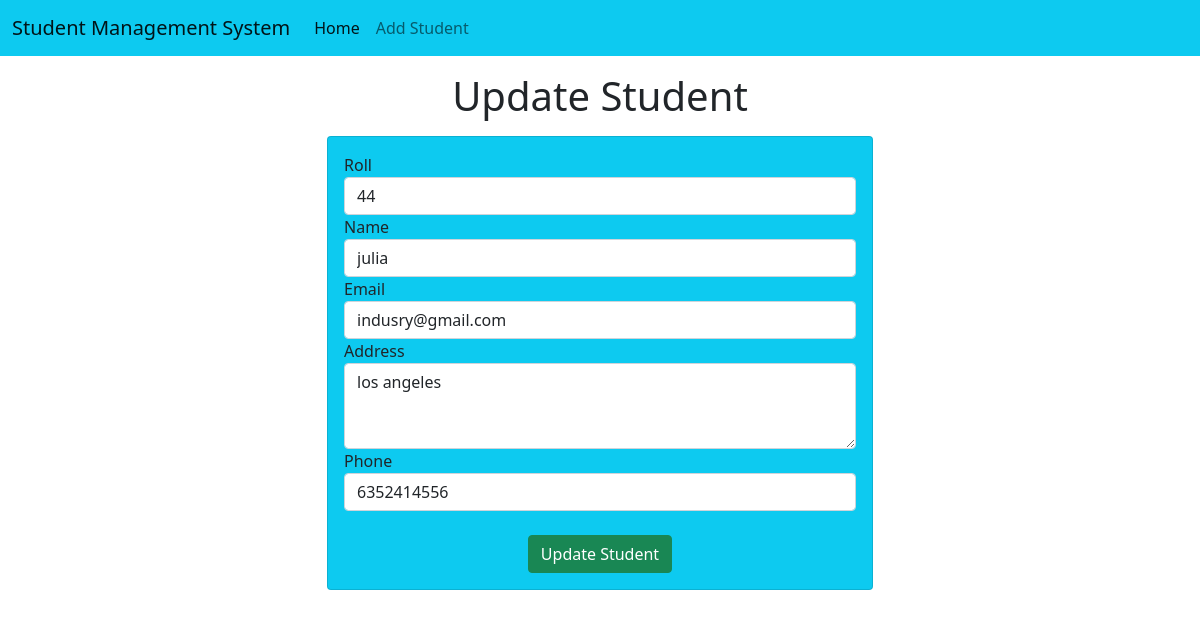
Screenshot of /update-std/7 with the database file from the repository.
### std/models.py (models this page shows)
class Student(models.Model):
    roll = models.CharField(max_length=70)
    name = models.CharField(max_length=70)
    email = models.CharField(max_length=70)
    address = models.CharField(max_length=70)
    phone = models.CharField(max_length=10)

### std/views.py (the view)
# urls.py: path('update-std/<int:roll>', update_std),
def update_std(request,roll):
    std = Student.objects.get(pk=roll)
    return render(request,'update_std.html',{'std':std})

### std/templates/update_std.html (shortened to what this page needs)
<!doctype html>
<html lang="en">
  <head>
    <link href="https://cdn.jsdelivr.net/npm/bootstrap@5.0.2/dist/css/bootstrap.min.css" rel="stylesheet">
  </head>
  <body>
  {% include 'navbar.html' %}
    <h1 class="text-center my-3"> Update Student </h1>
     <div class="container">
       <div class="row">
         <div class="col-md-6 offset-md-3">
           <div class="card bg-info">
             <div class="card-body">
               <form action="do-update-std/{{std.id}}" method="POST">
                 <div class="md-3">
                   <label for="roll">Roll</label>
                 <input name="std_roll" type="text" id="roll" class="form-control" placeholder="Enter your Roll" required value="{{std.roll}}">
                 </div>
                   <div class="md-3">
                   <label for="name">Name</label>
                 <input name="std_name" type="text" id="name" class="form-control" placeholder="Enter your name" required value="{{std.name}}">
                 </div>
                   <div class="md-3">
                   <label for="email">Email</label>
                 <input name="std_email" type="text" id="email" class="form-control" placeholder="Enter your email" required value="{{std.email}}">
                 </div>
                  <div class="md-3">
                   <label for="address">Address</label>
                   <textarea name="std_address" id="address" rows="3" class="form-control" placeholder="Enter your address" required>{{std.address}} </textarea>
                 </div>
                 <div class="md-3">
                   <label for="phone">Phone</label>
                 <input name="std_phone" type="text" id="phone" class="form-control" placeholder="Enter your phone" required value="{{std.phone}}">
                 </div>
                 <br>
                 <div class="container text-center">
                   <button class="btn btn-success">
                     Update Student
                   </button>
                 </div>
               </form>
             </div>
           </div>
         </div>
       </div>
     </div>
  </body>
</html>

### rows the page displays
Student: std_roll "44", std_name "julia", std_email "indusry@gmail.com", std_address "los angeles", std_phone "6352414556"
